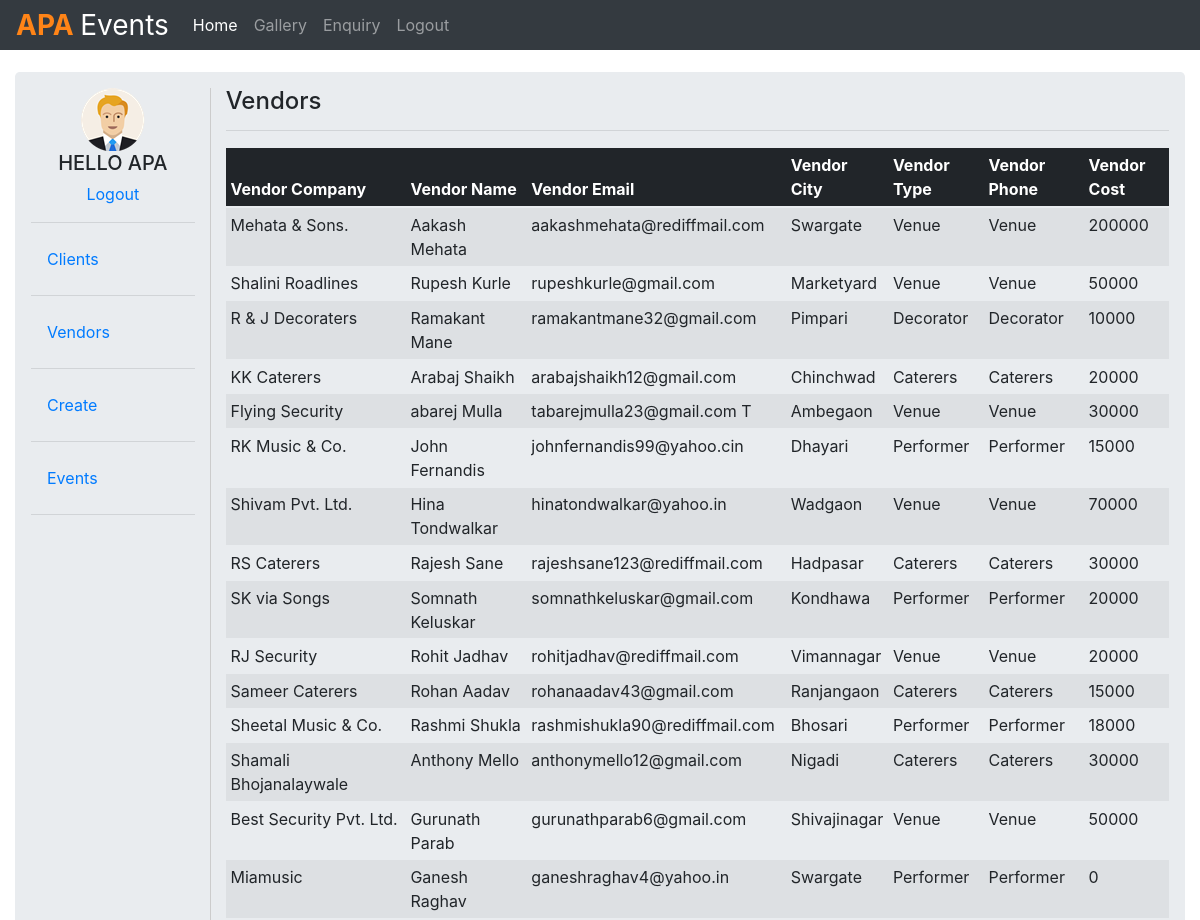
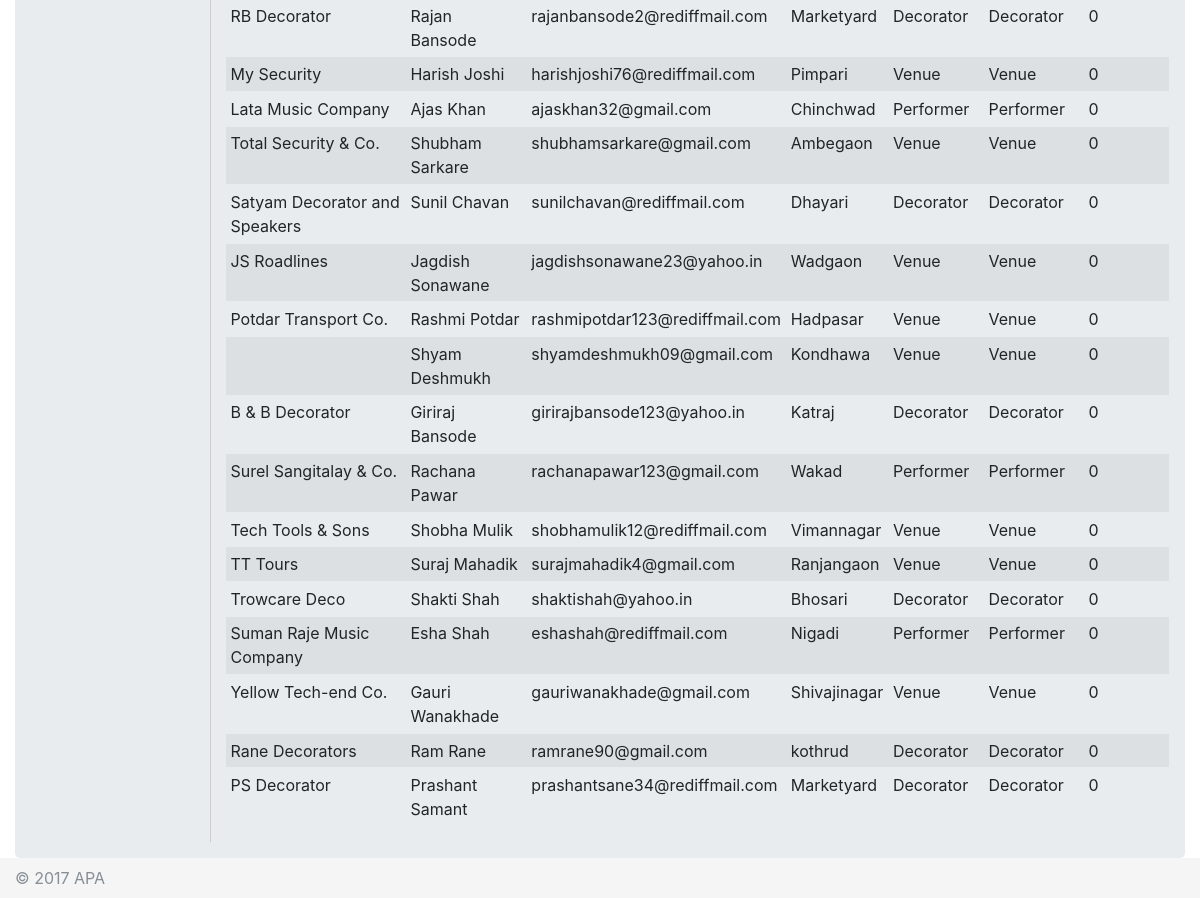
Page /vendor.php (signed in) on the committed database (2 pictures, top to bottom).
### tables this page shows
CREATE TABLE `vendor` (
  `vendorID` int(11) NOT NULL,
  `vendorCompany` varchar(255) NOT NULL,
  `vendorName` varchar(255) NOT NULL,
  `vendorEmail` varchar(255) DEFAULT NULL,
  `vendorCity` varchar(255) DEFAULT NULL,
  `vendorType` varchar(255) DEFAULT NULL,
  `vendorPhone` varchar(12) NOT NULL,
  `vendorPrice` int(11) NOT NULL
);

### vendor.php (the view, shortened to what this page needs)
<?php
	require 'db.php';
?>
<!DOCTYPE html>
<html lang="en">
  <head>
    <link href="assets/css/bootstrap.min.css" rel="stylesheet">
    <link href="assets/css/navbar-top-fixed.css" rel="stylesheet">
    <link href="assets/css/sticky-footer-navbar.css" rel="stylesheet">
  </head>
  <body>
    <nav class="navbar navbar-expand-md navbar-dark fixed-top bg-dark">
      <a class="navbar-brand" href="index.html"><b style="color: #ff8417">APA </b>Events</a>
      <div class="collapse navbar-collapse" id="navbarCollapse">
        <ul class="navbar-nav mr-auto">
          <li class="nav-item active">
            <a class="nav-link" href="index.html">Home <span class="sr-only">(current)</span></a>
          </li>
          <li class="nav-item">
            <a class="nav-link" href="gallery.html">Gallery</a>
          </li>
          <li class="nav-item">
            <a class="nav-link float-right" href="enquiery.php">Enquiry</a>
          </li>
          <li class="nav-item">
            <a class="nav-link float-right" href="logout.php">Logout</a>
          </li>
        </ul>
      </div>
    </nav>
    <div class="container">
      <div class="jumbotron">
		<div class="row">
			<div class="col-2" style="border-right: 1px solid #ccc">
				<div class="text-center">
					<img src="assets/img/user.png" class="rounded" alt="...">
					<h5 class="text-center">HELLO APA</h5>
					<a href="logout.php">Logout</a>
				</div>
				<hr>
				<a class="nav-link" href="client.php">Clients</a>
				<hr>
				<a class="nav-link" href="vendor.php">Vendors</a>
				<hr>
				<a class="nav-link" href="create.php">Create</a>
				<hr>
				<a class="nav-link" href="event.php">Events</a>
				<hr>
			</div>
			<div class="col-10">
				<h4>Vendors</h4>
				<hr>
				<table class="table table-striped table-sm">
					<thead class="thead-inverse">
						<tr>
							<th>Vendor Company</th>
							<th>Vendor Name</th>
							<th>Vendor Email</th>
							<th>Vendor City</th>
							<th>Vendor Type</th>
							<th>Vendor Phone</th>
							<th>Vendor Cost</th>
						</tr>
					</thead>
					<tbody>
					<?php
						$sql = "SELECT * FROM vendor";
						$result = mysqli_query($con, $sql);
						if (mysqli_num_rows($result) > 0) {
							while($row = mysqli_fetch_assoc($result)) {
								echo "<tr><td>". $row["vendorCompany"]. "</td><td>" . $row["vendorName"]. "</td><td>" . $row["vendorEmail"]. "</td>". "</td><td>" . $row["vendorCity"]. "</td>". "</td><td>" . $row["vendorType"]. "</td>". "</td><td>" . $row["vendorType"]. "</td></td><td>" . $row["vendorPrice"]. "</td>";
							}
						} else {
							echo "<tr><td colspan='6' class='text-center'>0 results</td></tr>";
						}
					?>
					</tbody>
				</table>
			</div>
		</div>
      </div>
    </div>
    <footer class="footer">
      <div class="container">
        <span class="text-muted">© 2017 APA</span>
      </div>
    </footer>
  </body>
</html>

### navbar-top-fixed.css (style rules this page uses)
body { //min-height: 75rem; padding-top: 4.5rem; }

### sticky-footer-navbar.css (style rules this page uses)
html { position: relative; min-height: 100%; }
body { margin-bottom: 40px; }
.footer { position: absolute; bottom: 0; width: 100%; height: 40px; line-height: 40px; background-color: #f5f5f5; }
.footer > .container { padding-right: 15px; padding-left: 15px; }

### rows in the picture
vendor: vendorCompany "Mehata & Sons.", vendorName "Aakash Mehata", vendorEmail "aakashmehata@rediffmail.com", vendorCity "Swargate", vendorType "Venue", vendorPrice "200000"
vendor: vendorCompany "Shalini Roadlines", vendorName "Rupesh Kurle", vendorEmail "rupeshkurle@gmail.com", vendorCity "Marketyard", vendorType "Venue", vendorPrice "50000"
vendor: vendorCompany "R & J Decoraters", vendorName "Ramakant Mane", vendorEmail "ramakantmane32@gmail.com", vendorCity "Pimpari", vendorType "Decorator", vendorPrice "10000"
vendor: vendorCompany "KK Caterers", vendorName "Arabaj Shaikh", vendorEmail "arabajshaikh12@gmail.com", vendorCity "Chinchwad", vendorType "Caterers", vendorPrice "20000"
vendor: vendorCompany "Flying Security", vendorName "abarej Mulla", vendorEmail "tabarejmulla23@gmail.com T", vendorCity "Ambegaon", vendorType "Venue", vendorPrice "30000"
vendor: vendorCompany "RK Music & Co.", vendorName "John Fernandis", vendorEmail "johnfernandis99@yahoo.cin", vendorCity "Dhayari", vendorType "Performer", vendorPrice "15000"
vendor: vendorCompany "Shivam Pvt. Ltd.", vendorName "Hina Tondwalkar", vendorEmail "hinatondwalkar@yahoo.in", vendorCity "Wadgaon", vendorType "Venue", vendorPrice "70000"
vendor: vendorCompany "RS Caterers", vendorName "Rajesh Sane", vendorEmail "rajeshsane123@rediffmail.com", vendorCity "Hadpasar", vendorType "Caterers", vendorPrice "30000"
vendor: vendorCompany "SK via Songs", vendorName "Somnath Keluskar", vendorEmail "somnathkeluskar@gmail.com", vendorCity "Kondhawa", vendorType "Performer", vendorPrice "20000"
vendor: vendorCompany "RJ Security", vendorName "Rohit Jadhav", vendorEmail "rohitjadhav@rediffmail.com", vendorCity "Vimannagar", vendorType "Venue", vendorPrice "20000"
vendor: vendorCompany "Sameer Caterers", vendorName "Rohan Aadav", vendorEmail "rohanaadav43@gmail.com", vendorCity "Ranjangaon", vendorType "Caterers", vendorPrice "15000"
vendor: vendorCompany "Sheetal Music & Co.", vendorName "Rashmi Shukla", vendorEmail "rashmishukla90@rediffmail.com", vendorCity "Bhosari", vendorType "Performer", vendorPrice "18000"
vendor: vendorCompany "Shamali Bhojanalaywale", vendorName "Anthony Mello", vendorEmail "anthonymello12@gmail.com", vendorCity "Nigadi", vendorType "Caterers", vendorPrice "30000"
vendor: vendorCompany "Best Security Pvt. Ltd.", vendorName "Gurunath Parab", vendorEmail "gurunathparab6@gmail.com", vendorCity "Shivajinagar", vendorType "Venue", vendorPrice "50000"
vendor: vendorCompany "Miamusic", vendorName "Ganesh Raghav", vendorEmail "ganeshraghav4@yahoo.in", vendorCity "Swargate", vendorType "Performer", vendorPrice "0"
vendor: vendorCompany "RB Decorator", vendorName "Rajan Bansode", vendorEmail "rajanbansode2@rediffmail.com", vendorCity "Marketyard", vendorType "Decorator", vendorPrice "0"
vendor: vendorCompany "My Security", vendorName "Harish Joshi", vendorEmail "harishjoshi76@rediffmail.com", vendorCity "Pimpari", vendorType "Venue", vendorPrice "0"
vendor: vendorCompany "Lata Music Company", vendorName "Ajas Khan", vendorEmail "ajaskhan32@gmail.com", vendorCity "Chinchwad", vendorType "Performer", vendorPrice "0"
vendor: vendorCompany "Total Security & Co.", vendorName "Shubham Sarkare", vendorEmail "shubhamsarkare@gmail.com", vendorCity "Ambegaon", vendorType "Venue", vendorPrice "0"
vendor: vendorCompany "Satyam Decorator and Speakers", vendorName "Sunil Chavan", vendorEmail "sunilchavan@rediffmail.com", vendorCity "Dhayari", vendorType "Decorator", vendorPrice "0"
vendor: vendorCompany "JS Roadlines", vendorName "Jagdish Sonawane", vendorEmail "jagdishsonawane23@yahoo.in", vendorCity "Wadgaon", vendorType "Venue", vendorPrice "0"
vendor: vendorCompany "Potdar Transport Co.", vendorName "Rashmi Potdar", vendorEmail "rashmipotdar123@rediffmail.com", vendorCity "Hadpasar", vendorType "Venue", vendorPrice "0"
vendor: vendorName "Shyam Deshmukh", vendorEmail "shyamdeshmukh09@gmail.com", vendorCity "Kondhawa", vendorType "Venue", vendorPrice "0"
vendor: vendorCompany "B & B Decorator", vendorName "Giriraj Bansode", vendorEmail "girirajbansode123@yahoo.in", vendorCity "Katraj", vendorType "Decorator", vendorPrice "0"
vendor: vendorCompany "Surel Sangitalay & Co.", vendorName "Rachana Pawar", vendorEmail "rachanapawar123@gmail.com", vendorCity "Wakad", vendorType "Performer", vendorPrice "0"
vendor: vendorCompany "Tech Tools & Sons", vendorName "Shobha Mulik", vendorEmail "shobhamulik12@rediffmail.com", vendorCity "Vimannagar", vendorType "Venue", vendorPrice "0"
vendor: vendorCompany "TT Tours", vendorName "Suraj Mahadik", vendorEmail "surajmahadik4@gmail.com", vendorCity "Ranjangaon", vendorType "Venue", vendorPrice "0"
vendor: vendorCompany "Trowcare Deco", vendorName "Shakti Shah", vendorEmail "shaktishah@yahoo.in", vendorCity "Bhosari", vendorType "Decorator", vendorPrice "0"
vendor: vendorCompany "Suman Raje Music Company", vendorName "Esha Shah", vendorEmail "eshashah@rediffmail.com", vendorCity "Nigadi", vendorType "Performer", vendorPrice "0"
vendor: vendorCompany "Yellow Tech-end Co.", vendorName "Gauri Wanakhade", vendorEmail "gauriwanakhade@gmail.com", vendorCity "Shivajinagar", vendorType "Venue", vendorPrice "0"
vendor: vendorCompany "Rane Decorators", vendorName "Ram Rane", vendorEmail "ramrane90@gmail.com", vendorCity "kothrud", vendorType "Decorator", vendorPrice "0"
vendor: vendorCompany "PS Decorator", vendorName "Prashant Samant", vendorEmail "prashantsane34@rediffmail.com", vendorCity "Marketyard", vendorType "Decorator", vendorPrice "0"
